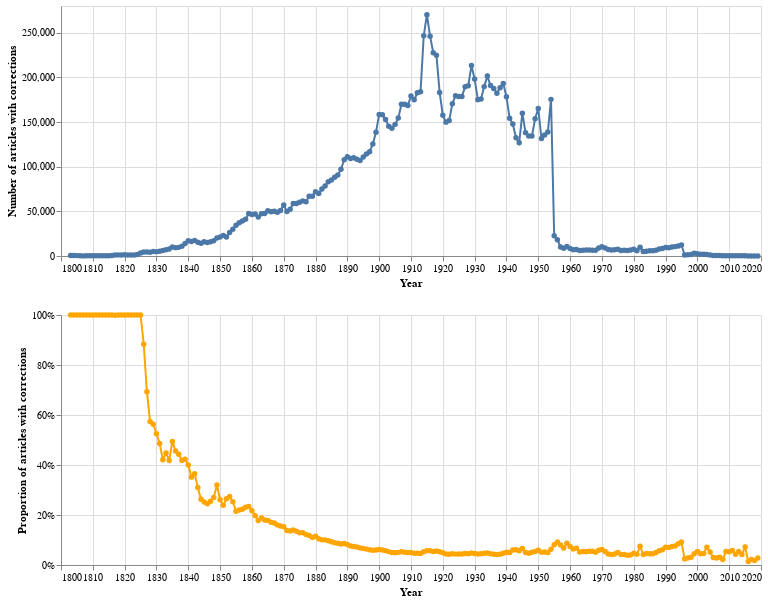

Notebook cell for this chart:
### Markdown cell above
Let's visualise the results, showing both the number of articles with corrections each year, and the proportion of articles each year with corrections.

### Code cell
# Number of articles with corrections
chart1 = alt.Chart(df_merged).mark_line(point=True).encode(
        x=alt.X('term:Q', axis=alt.Axis(format='c', title='Year')),
        y=alt.Y('total_results:Q', axis=alt.Axis(format=',d', title='Number of articles with corrections')),
        tooltip=[alt.Tooltip('term:Q', title='Year'), alt.Tooltip('total_results:Q', title='Articles', format=',')]
    ).properties(width=700, height=250)

# Proportion of articles with corrections
chart2 = alt.Chart(df_merged).mark_line(point=True, color='red').encode(
        x=alt.X('term:Q', axis=alt.Axis(format='c', title='Year')),
    
        # This time we're showing the proportion (formatted as a percentage) on the Y axis
        y=alt.Y('proportion:Q', axis=alt.Axis(format='%', title='Proportion of articles with corrections')),
        tooltip=[alt.Tooltip('term:Q', title='Year'), alt.Tooltip('proportion:Q', title='Proportion', format='%')],
        
        # Make the charts different colors
        color=alt.value('orange')
    ).properties(width=700, height=250)

# This is a shorthand way of stacking the charts on top of each other
chart1 & chart2

### Figure 1 — Vega-Lite specification as saved in the notebook (floating-point values rounded to 4 significant figures; data arrays with more than 128 entries replaced by an {"elided": "..."} marker saying what was removed)
{"config": {"view": {"continuousWidth": 400, "continuousHeight": 300}}, "vconcat": [{"mark": {"type": "line", "point": true}, "encoding": {"tooltip": [{"type": "quantitative", "field": "term", "title": "Year"}, {"type": "quantitative", "field": "total_results", "format": ",", "title": "Articles"}], "x": {"type": "quantitative", "axis": {"format": "c", "title": "Year"}, "field": "term"}, "y": {"type": "quantitative", "axis": {"format": ",d", "title": "Number of articles with corrections"}, "field": "total_results"}}, "height": 250, "width": 700}, {"mark": {"type": "line", "color": "red", "point": true}, "encoding": {"color": {"value": "orange"}, "tooltip": [{"type": "quantitative", "field": "term", "title": "Year"}, {"type": "quantitative", "field": "proportion", "format": "%", "title": "Proportion"}], "x": {"type": "quantitative", "axis": {"format": "c", "title": "Year"}, "field": "term"}, "y": {"type": "quantitative", "axis": {"format": "%", "title": "Proportion of articles with corrections"}, "field": "proportion"}}, "height": 250, "width": 700}], "data": {"name": "data-43ec5e7502630b0a75250de715b20249"}, "$schema": "https://vega.github.io/schema/vega-lite/v4.8.1.json", "datasets": {"data-43ec5e7502630b0a75250de715b20249": {"elided": "217 records"}}}
